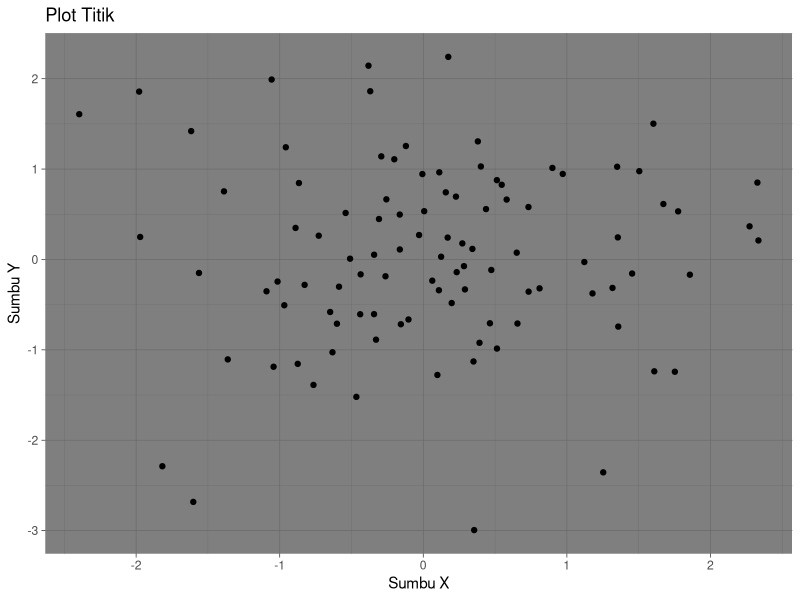
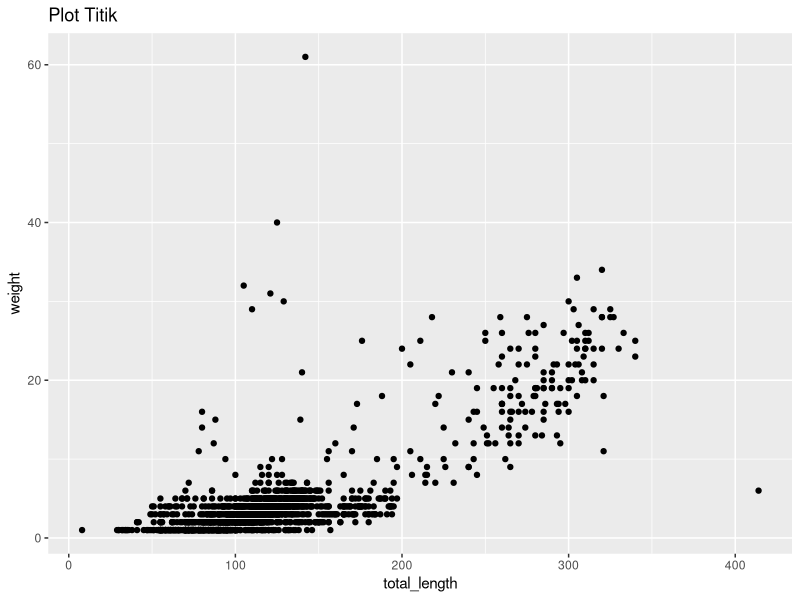
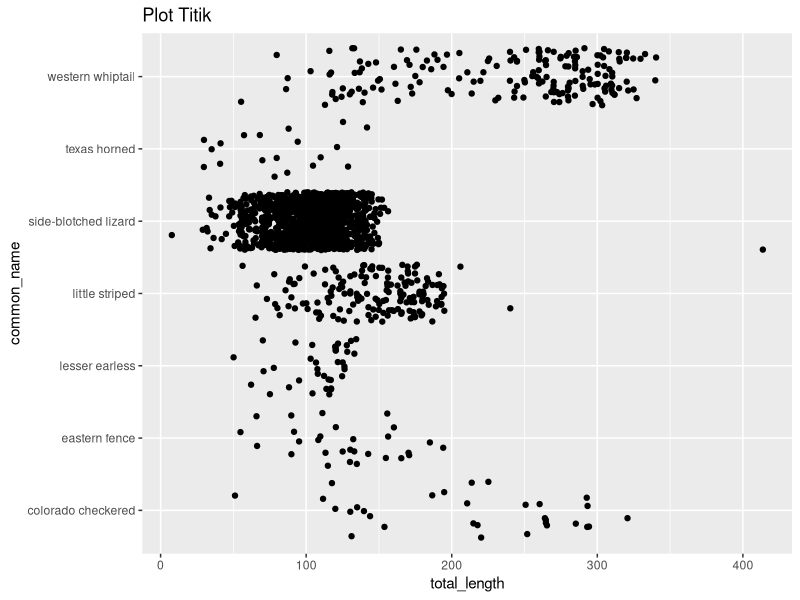
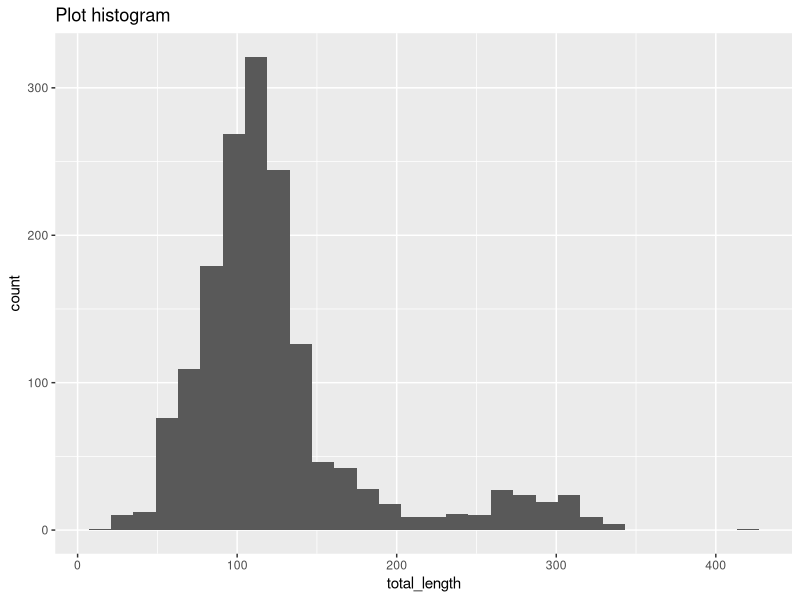
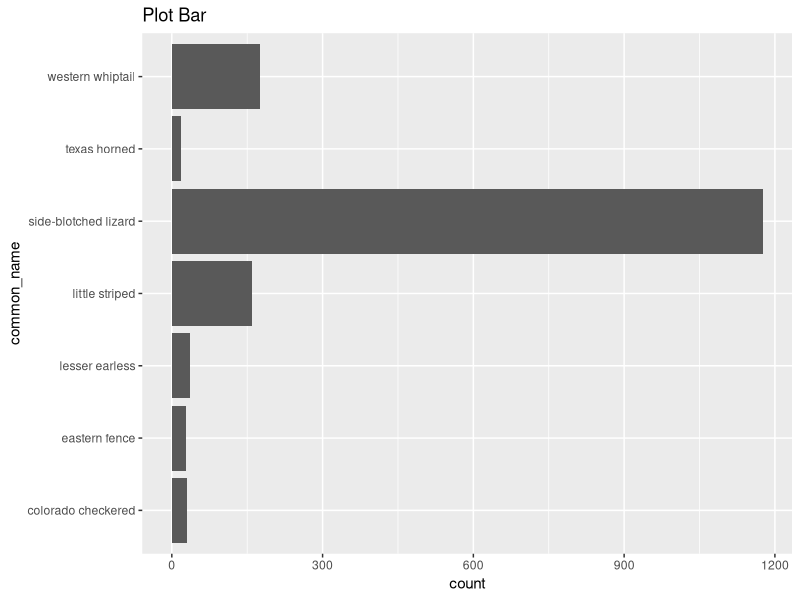
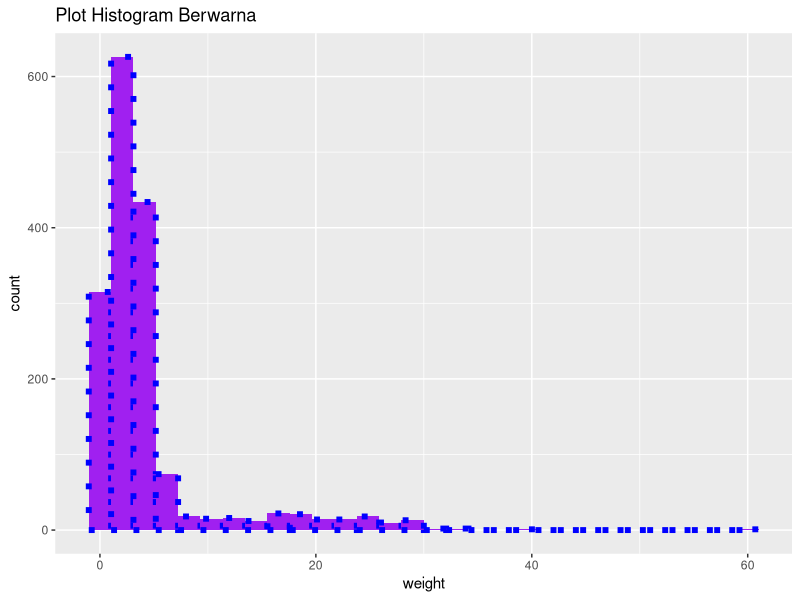
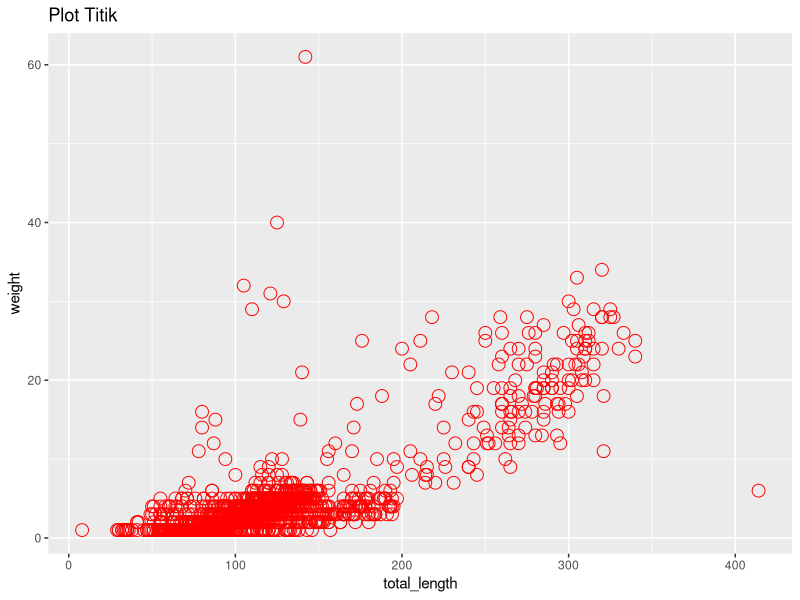
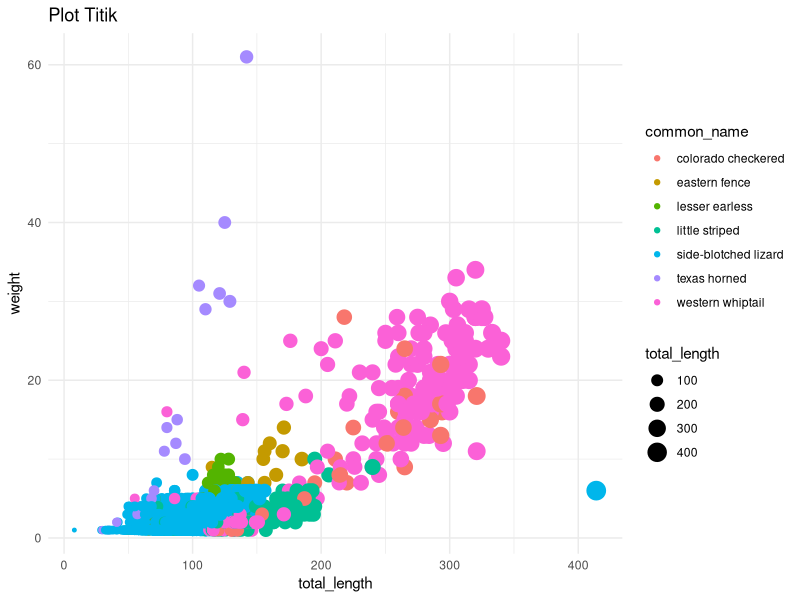

Recreate these plots in R, in order.
## ---- chunk 1
# memanggil library
library(ggplot2)
# membuat data dengan base R
data <- data.frame(x = rnorm(100), y = rnorm(100))
# membuat scotter plot
ggplot(data, aes(x = x, y = y)) + 
geom_point() + 
labs(title = "Plot Titik", x = "Sumbu X", y = "Sumbu Y") +
theme_dark()
## ---- chunk 2
library(readr)
lizard <- read_csv("lizards.csv")
View(lizard)
## ---- chunk 3
ggplot(lizard, aes(x = total_length , y = weight)) + 
geom_point() +
labs(title = "Plot Titik", x = "total_length" , y = "weight" )
## ---- chunk 4
ggplot(lizard, aes(x = total_length , y = common_name)) + 
geom_jitter() +
labs(title = "Plot Titik", x = "total_length" , y = "common_name" )
## ---- chunk 5
ggplot(lizard, aes(x = total_length)) + 
geom_histogram() +
labs(title = "Plot histogram", x = "total_length" )
## ---- chunk 6
ggplot(lizard, aes( , y = common_name)) + 
geom_bar() +
labs(title = "Plot Bar",  , y = "common_name" )
## ---- chunk 7
ggplot(lizard, aes(x = weight)) + 
geom_histogram(colour = "blue", fill = "purple", size = 2, linetype = "dotted") +
labs(title = "Plot Histogram Berwarna", x = "weight" )
## ---- chunk 8
ggplot(lizard, aes(x = total_length , y = weight)) + 
geom_point(colour = "red", shape = 21, size = 4) +
labs(title = "Plot Titik", x = "total_length" , y = "weight" )
## ---- chunk 9
ggplot(lizard, aes(x = total_length, y = weight, color = common_name, size = total_length)) + 
  geom_point(shape = 19) + 
  labs(title = "Plot Titik", x = "total_length", y = "weight") +
  theme_minimal()
